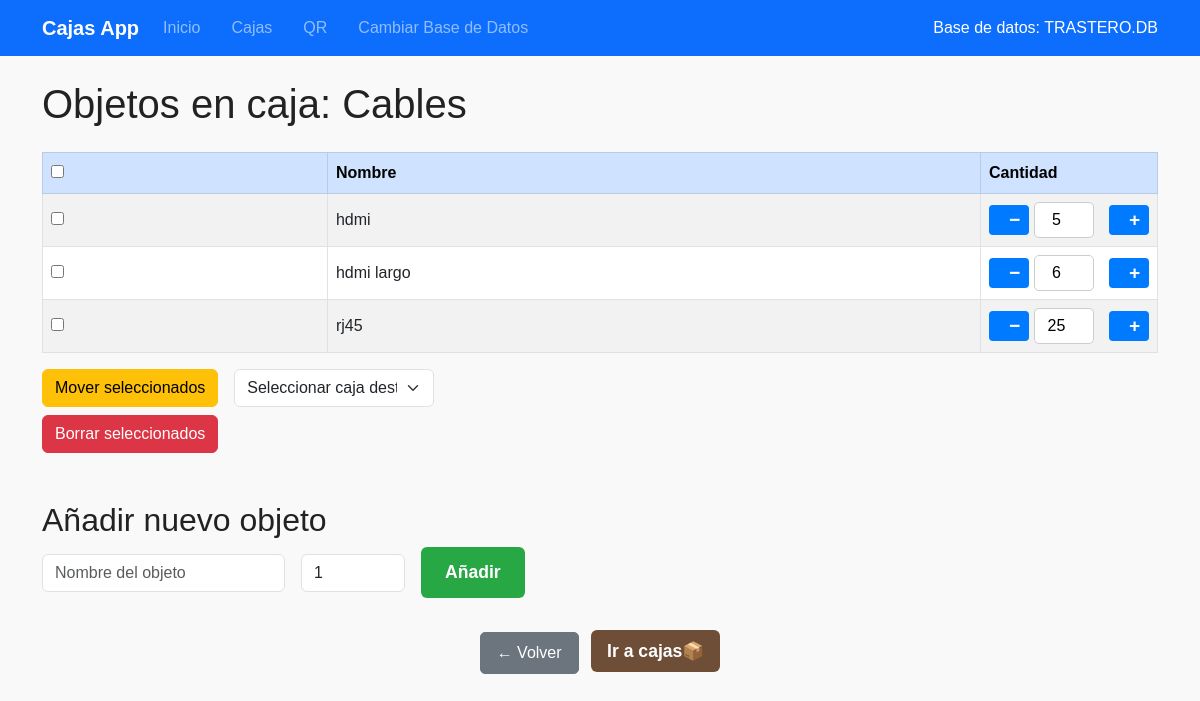
Screenshot of /cajas/22 with the database file from the repository.
### app/models.py (models this page shows)
class Caja(db.Model):
    __tablename__ = 'cajas'
    id = db.Column(db.Integer, primary_key=True)
    nombre = db.Column(db.String(100), nullable=False)

### tables this page shows
CREATE TABLE objetos (
    id INTEGER PRIMARY KEY AUTOINCREMENT,
    nombre TEXT,
    caja_id INTEGER, cantidad INTEGER DEFAULT 1,
    FOREIGN KEY (caja_id) REFERENCES cajas(id)
);

### app/routes.py (the view, shortened to what this page needs)
@bp.route('/cajas/<int:caja_id>', methods=['GET', 'POST'])
def ver_caja(caja_id):
    db = get_db()
    objetos = db.execute('SELECT * FROM objetos WHERE caja_id = ?', (caja_id,)).fetchall()
    caja = db.execute('SELECT * FROM cajas WHERE id = ?', (caja_id,)).fetchone()
    cajas = db.execute('SELECT * FROM cajas ORDER BY nombre').fetchall()
    return render_template('ver_caja.html', objetos=objetos, caja=caja, cajas=cajas)

### app/__init__.py (called while the page is built)
def create_app():
    app = Flask(__name__)
    app.config['SECRET_KEY'] = 'clave-secreta'
    app.config['DEFAULT_DB_PATH'] = 'databases/trastero.db'  # Base por defecto
    app.config['SQLALCHEMY_DATABASE_URI'] = 'sqlite:///' + os.path.join(os.getcwd(), app.config['DEFAULT_DB_PATH'])
    app.config['SQLALCHEMY_TRACK_MODIFICATIONS'] = False
    from .models import db, close_db
    db.init_app(app)  # <-- Aquí inicializas SQLAlchemy con la app
    @app.context_processor
    def inject_db_name():
        db_path = session.get('db_path', app.config['DEFAULT_DB_PATH'])
        db_name = os.path.basename(db_path).upper()
        return dict(db_name=db_name)
    from .routes import bp
    app.register_blueprint(bp)
    app.teardown_appcontext(close_db)
    return app

### app/models.py (called while the page is built)
def get_db():
    if 'db' not in g:
        db_path = session.get('db_path')
        if not db_path:
            db_path = current_app.config.get('DEFAULT_DB_PATH', 'databases/default.db')
        g.db = sqlite3.connect(db_path)
        g.db.row_factory = sqlite3.Row
    return g.db

### app/templates/ver_caja.html (shortened to what this page needs)
{% extends "base.html" %}
{% block content %}
<h1 class="mb-4">Objetos en caja: {{ caja.nombre }}</h1>
<form id="form-objetos" method="POST" action="{{ url_for('main.ver_caja', caja_id=caja.id) }}">
<table class="table table-striped table-bordered align-middle">
  <thead class="table-primary">
    <tr>
      <th><input type="checkbox" id="seleccionar-todos" /></th>
      <th>Nombre</th>
      <th style="width:160px;">Cantidad</th>
    </tr>
  </thead>
  <tbody>
  {% for obj in objetos %}
    <tr class="{% if obj.cantidad == 0 %}table-danger{% endif %}">
      <td><input type="checkbox" name="objeto_ids" value="{{ obj.id }}" class="check-objeto" /></td>
      <td>{{ obj.nombre }}</td>
      <td>
        <div class="input-stepper">
          <button type="button" class="btn-restar" data-id="{{ obj.id }}">−</button>
          <input
            type="number"
            name="objeto_{{ obj.id }}"
            value="{{ obj.cantidad }}"
            min="0"
            step="1"
            class="cantidad-input {% if obj.cantidad == 0 %}is-invalid{% endif %}"
            data-id="{{ obj.id }}"
          />
          <button type="button" class="btn-sumar" data-id="{{ obj.id }}">+</button>
        </div>
      </td>
    </tr>
  {% endfor %}
  </tbody>
</table>
<div class="mb-3">
  <div class="d-flex align-items-center gap-3 mb-2 flex-wrap">
    <button id="btn-mover" type="button" class="btn btn-warning">Mover seleccionados</button>
    <select id="select-caja-destino" class="form-select" style="max-width: 200px;">
      <option value="" selected disabled>Seleccionar caja destino</option>
    </select>
  </div>
  <div>
    <button id="btn-borrar" type="button" class="btn btn-danger">Borrar seleccionados</button>
  </div>
</div>
</form>
<h2 class="mt-5">Añadir nuevo objeto</h2>
<form method="post" action="{{ url_for('main.add_objeto', caja_id=caja.id) }}" class="row g-3 align-items-center mb-4">
  <div class="col-auto">
    <input type="text" name="nombre" placeholder="Nombre del objeto" required class="form-control" />
  </div>
  <div class="col-auto" style="max-width: 120px;">
    <input type="number" name="cantidad" placeholder="Cantidad" value="1" min="1" required class="form-control" />
  </div>
  <div class="col-auto">
    <button type="submit" class="btn-success-lg">Añadir</button>
  </div>
</form>
<div class="volver-centro">
        <a href="javascript:history.back()" class="btn btn-secondary me-2">← Volver</a>
        <a href="/cajas" class="btn-brown">Ir a cajas📦</a>
</div>
{% endblock %}

### app/static/css/styles.css (style rules this page uses)
body { font-family: Arial, sans-serif; margin: 0; padding: 0; background-color: #f9f9f9; color: #222; }
form input, form select { padding: 10px; margin-right: 10px; font-size: 1rem; border: 1px solid #ccc; border-radius: 5px; transition: border-color 0.3s ease; }
button { padding: 12px 20px; font-size: 1.1rem; font-weight: 600; border: none; border-radius: 6px; cursor: pointer; display: inline-flex; align-items: center; gap: 8px; transition: background-color 0.3s ease; }
input[type=number] { -webkit-appearance: number-input; -moz-appearance: number-input; appearance: number-input; }
input[type=number].cantidad-input { min-width: 60px; }
.input-stepper { display: flex; align-items: center; gap: 5px; }
.input-stepper button { width: 30px; height: 30px; font-size: 1.2rem; font-weight: bold; border: none; background-color: #007bff; color: white; border-radius: 4px; cursor: pointer; line-height: 1; }
.input-stepper input[type=number] { text-align: center; width: 60px; padding: 5px; }
.btn-secondary { background-color: #6c757d; color: white; padding: 8px 16px; border-radius: 5px; text-decoration: none; display: inline-block; font-size: 1rem; }
.volver-centro { text-align: center; margin: 2rem 0; }
.volver-centro .btn { display: inline-block; }
.btn-brown { background-color: #8B4513; color: white; padding: 10px 16px; border: none; border-radius: 6px; cursor: pointer; display: inline-flex; align-items: center; gap: 6px; font-weight: 600; font-size: 1rem; text-decoration: none; transition: background-color 0.3s ease; }
button.btn-success-lg { background-color: #28a745; color: white; padding: 12px 24px; border-radius: 6px; font-size: 1.1rem; font-weight: 600; border: none; cursor: pointer; transition: background-color 0.3s ease; display: inline-flex; align-items: center; gap: 8px; }
.btn-brown { background-color: #6f4e37; color: white; border: none; padding: 0.5rem 1rem; font-size: 1.1rem; border-radius: 0.375rem; transition: background-color 0.3s ease; display: inline-flex; align-items: center; justify-content: center; text-decoration: none; }

### rows the page displays
Caja: nombre "Cables"
objetos: nombre "hdmi", cantidad "5"
objetos: nombre "hdmi largo", cantidad "6"
objetos: nombre "rj45", cantidad "25"

### other values shown
{{ db_name }} "TRASTERO.DB"
